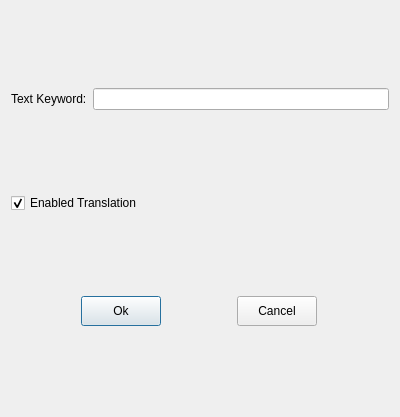
<?xml version="1.0" encoding="UTF-8"?>
<ui version="4.0">
 <class>QStringEditorDialog</class>
 <widget class="QDialog" name="QStringEditorDialog">
  <property name="geometry">
   <rect>
    <x>0</x>
    <y>0</y>
    <width>400</width>
    <height>417</height>
   </rect>
  </property>
  <property name="minimumSize">
   <size>
    <width>400</width>
    <height>0</height>
   </size>
  </property>
  <property name="maximumSize">
   <size>
    <width>400</width>
    <height>9999</height>
   </size>
  </property>
  <property name="windowTitle">
   <string>String Editor</string>
  </property>
  <layout class="QVBoxLayout" name="verticalLayout">
   <item>
    <layout class="QHBoxLayout" name="horizontalLayout_2">
     <item>
      <widget class="QLabel" name="label">
       <property name="text">
        <string>Text Keyword:</string>
       </property>
      </widget>
     </item>
     <item>
      <widget class="QLineEdit" name="lineEdit"/>
     </item>
    </layout>
   </item>
   <item>
    <widget class="QCheckBox" name="checkBox">
     <property name="text">
      <string>Enabled Translation</string>
     </property>
     <property name="checked">
      <bool>true</bool>
     </property>
    </widget>
   </item>
   <item>
    <layout class="QHBoxLayout" name="horizontalLayout">
     <item>
      <widget class="QPushButton" name="okBtn">
       <property name="minimumSize">
        <size>
         <width>80</width>
         <height>30</height>
        </size>
       </property>
       <property name="maximumSize">
        <size>
         <width>80</width>
         <height>30</height>
        </size>
       </property>
       <property name="text">
        <string>Ok</string>
       </property>
      </widget>
     </item>
     <item>
      <widget class="QPushButton" name="cancelBtn">
       <property name="minimumSize">
        <size>
         <width>80</width>
         <height>30</height>
        </size>
       </property>
       <property name="maximumSize">
        <size>
         <width>80</width>
         <height>30</height>
        </size>
       </property>
       <property name="text">
        <string>Cancel</string>
       </property>
      </widget>
     </item>
    </layout>
   </item>
  </layout>
 </widget>
 <resources/>
 <connections/>
</ui>
